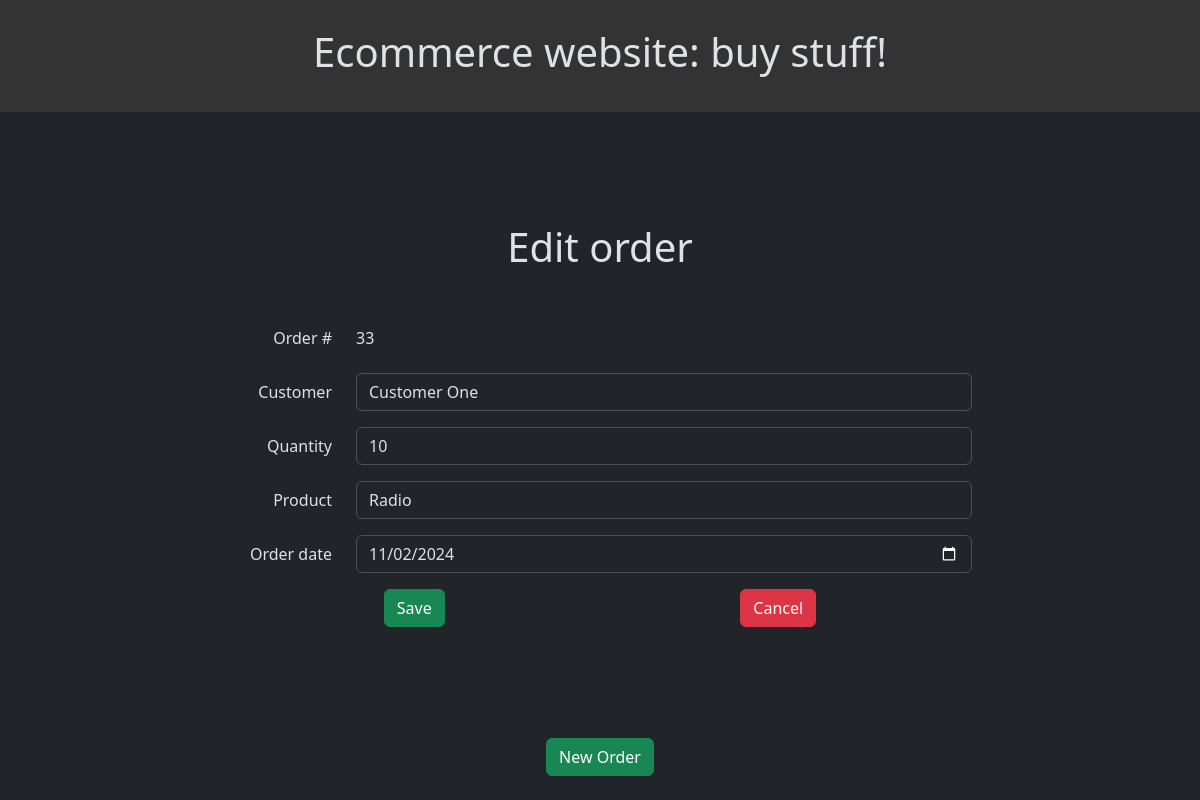
The app's page /order/edit/33/ with its own data.
### ecommerce/models.py (models this page shows, shortened)
class Order(models.Model):
    customer_name = models.CharField(max_length=100)
    product_name = models.CharField(max_length=100)
    quantity = models.IntegerField()
    order_date = models.DateField(default=timezone.now)
    class Meta:
        ordering = ['-order_date']
        verbose_name_plural = 'Orders'

### ecommerce/views.py (the view)
# urls.py: path('order/edit/<int:order_id>/', views.order_edit, name='order_edit'),
def order_edit(request, order_id):
    order = get_object_or_404(Order, id=order_id)
    if request.method == "POST":
        form = OrderForm(data=request.POST, instance=order)
        if form.is_valid():
            print(form)
            form.save()
            return redirect('ecommerce:order_list')
    else:
        form = OrderForm(instance=order)
    context = {'form': form, 'order': order}
    return render(request, 'ecommerce/order_edit.html', context)

### ecommerce/forms.py (shortened to what this page needs)
class OrderForm(forms.ModelForm):
    class Meta:
        model = Order
        fields = ['customer_name', 'product_name', 'quantity', 'order_date']

### ecommerce/templates/ecommerce/order_edit.html (shortened to what this page needs)
{% extends 'ecommerce/base.html' %}
{% block content %}
<h1 class="text-center mb-5">{% if order.id %}Edit order{% else %}New order{% endif %}</h1>
    <div class="row text-end mx-md-auto my-form-medium">
        {% if order %}
        <form action="{% url 'ecommerce:order_edit' order_id=order.id %}" method="POST" class="order-form">
            <div class="mb-3 row">
                <label for="order_number" class="col-sm-2 col-form-label">Order #</label>
                <div class="col-sm-10">
                    <input type="text" readonly class="form-control-plaintext" id="order_number" value="{{ order.id }}">
                </div>
            </div>
        {% else %}
        <form action="{% url 'ecommerce:order_new' %}" method="POST" class="task-form">
        {% endif %}
        <div class="mb-3 row">
            <label for="customer" class="col-sm-2 col-form-label">Customer</label>
            <div class="col-sm-10">
                <input type="text" class="form-control" id="customer" name="customer_name"
                    value="{{ order.customer_name }}">
            </div>
        </div>
        <div class="mb-3 row">
            <label for="quantity" class="col-sm-2 col-form-label">Quantity</label>
            <div class="col-sm-10">
                <input type="text" class="form-control" id="quantity" name="quantity" value="{{ order.quantity }}">
            </div>
        </div>
        <div class="mb-3 row">
            <label for="productName" class="col-sm-2 col-form-label">Product</label>
            <div class="col-sm-10">
                <input type="text" class="form-control" id="productName" name="product_name"
                    value="{{ order.product_name }}">
            </div>
        </div>
        <div class="mb-3 row">
            <label for="orderDate" class="col-sm-2 col-form-label">Order date</label>
            <div class="col-sm-10">
                <input type="date" class="form-control" id="orderDate" name="order_date"
                    value="{{ order.order_date|date:'Y-m-d' }}">
            </div>
        </div>
        <div class="container d-flex gap-2 justify-content-around gap-2">
            <button type="submit" class="save btn btn-success">Save</button>
            </form>
            <form action="{% url 'ecommerce:order_list' %}" method="POST">
                <button type="submit" class="btn btn-danger">Cancel</button>
            </form>
        </div>
{% endblock content %}

### ecommerce/static/css/ecommerce.css (style rules this page uses)
.my-form-medium { max-width: 768px; }

### records on screen
Order: id "33", customer_name "Customer One", quantity "10", product_name "Radio", order_date "11/02/2024"
